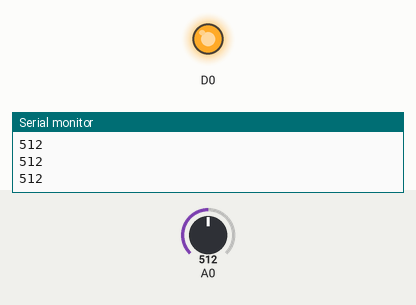
This sketch was run on a simulated ESP8266 (NodeMCU). Parts: output pins drawn as LEDs (lit = HIGH), the last lines printed to the serial monitor. The inputs (shaded band) are chosen by the test bench; at power-on: A0 = 512.

Above: at 1.2 s.
1.3 s: A0 set to 110
2.8 s: A0 set to 94
At 4.0 s:
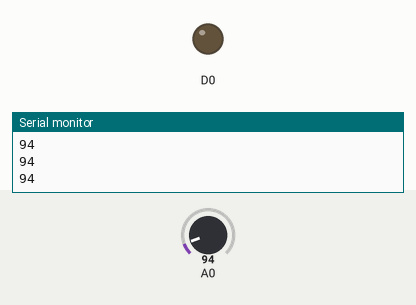
4.3 s: A0 set to 122
At 5.2 s:
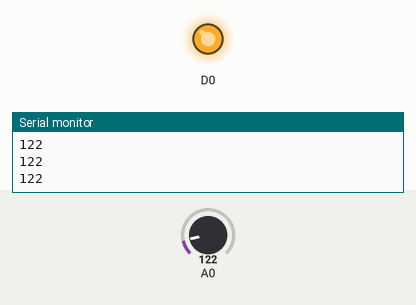
5.8 s: A0 set to 90
At 6.5 s:
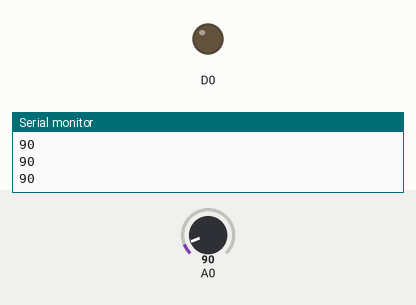
Timing chart, 0 to 8.3 s (numbered marks = the images above; inputs shaded):
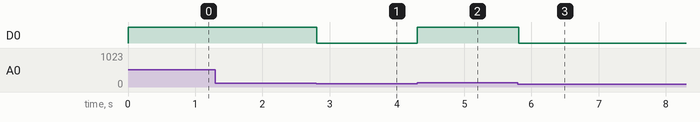

The sketch:

analog_with_led.ino
```cpp
int sensordata =0;
void setup() {
  pinMode(A0,INPUT);
  pinMode(D0,OUTPUT);
  Serial.begin(9600);
}
void loop() {
  sensordata=analogRead(A0);
  Serial.println(sensordata);
  if(sensordata >100)
  {
    digitalWrite(D0,HIGH);
  }
  else if(sensordata <100)
  {
    digitalWrite(D0,LOW);

  }
  }
```

Measured:
- the behaviour switches between 100 and 99 on A0 (found by bisection; images 0 and 1)
- after the input at 2.8 s, D0: HIGH → LOW at once
- after the input at 4.3 s, D0: LOW → HIGH at once
- after the input at 5.8 s, D0: HIGH → LOW at once
